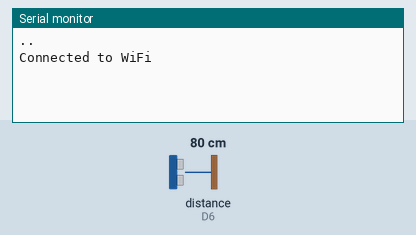
The sketch below on a simulated ESP8266 (NodeMCU). On the bench: the last lines printed to the serial monitor. Wiring (inferred from the names in the program): ultrasonic range finder: trigger D4; echo D6. The inputs (shaded band) are chosen by the test bench; at power-on: distance to the obstacle (sensor on D6) 80 cm. The echo pulse lasts 58.3 µs per cm; WiFi joins after 1.5 s; servers stay silent unless stated.

Above: at 3.5 s.
3.6 s: distance to the obstacle (sensor on D6) set to 22 cm
At 5.4 s:
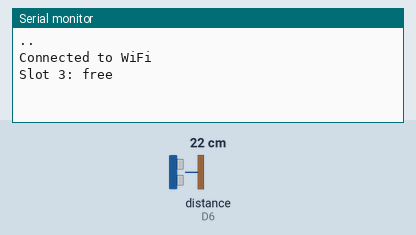
8.8 s: distance to the obstacle (sensor on D6) set to 19 cm
At 10.4 s:
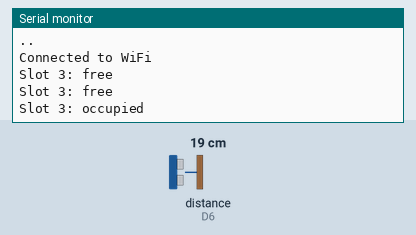

The sketch:

main.ino
```cpp
#include <ESP8266WiFi.h>


// Wi-Fi Credentials
const char* ssid = "iPhone";         // Replace with your Wi-Fi SSID
const char* password = "@&477103";   // Replace with your Wi-Fi password

#define BLYNK_TEMPLATE_ID "TMPL3BhA8QLSW"
#define BLYNK_TEMPLATE_NAME "tmi"
#define BLYNK_AUTH_TOKEN "foNIOfVvk-xcYF8SUxqIjelF51j2PyGH"
#include <BlynkSimpleEsp8266.h>

// Pins for the ultrasonic sensor
int trigPin = D4;
int echoPin = D6;

BlynkTimer timer;

void setup() {
  Serial.begin(9600);

  // Connect to Wi-Fi
  WiFi.begin(ssid, password);
  while (WiFi.status() != WL_CONNECTED) {
    delay(1000);
    Serial.print(".");
  }
  Serial.println("\nConnected to WiFi");

  // Connect to Blynk
  Blynk.begin(BLYNK_AUTH_TOKEN, ssid, password);

  // Set a timer to send the sensor data every 5 seconds
  timer.setInterval(2500L, sendSensorStatus);

  // Configure sensor pins
  pinMode(trigPin, OUTPUT);
  pinMode(echoPin, INPUT);
}

void loop() {
  Blynk.run();
  timer.run();
}

// Function to measure distance and send status to Blynk
void sendSensorStatus() {
  // Send a pulse to start measuring distance
  digitalWrite(trigPin, LOW);
  delayMicroseconds(2);
  digitalWrite(trigPin, HIGH);
  delayMicroseconds(10);
  digitalWrite(trigPin, LOW);

  // Measure the duration of the pulse to calculate distance
  long duration = pulseIn(echoPin, HIGH);
  float distance = (duration * 0.0343) / 2;

  // Determine slot status based on distance
  String slotStatus = (distance < 20) ? "Slot 3: occupied" : "Slot 3: free";

  // Print the status for debugging
  Serial.println(slotStatus);

  // Send the status to Virtual Pin V0 on Blynk
  Blynk.virtualWrite(V2, slotStatus);
}
```

Measured:
- the behaviour switches between 21 and 20 cm on distance to the obstacle (sensor on D6) (found by bisection; images 1 and 2)
- after the input at 8.8 s, the serial monitor: prints a new line after 1.0 s (image 2)
